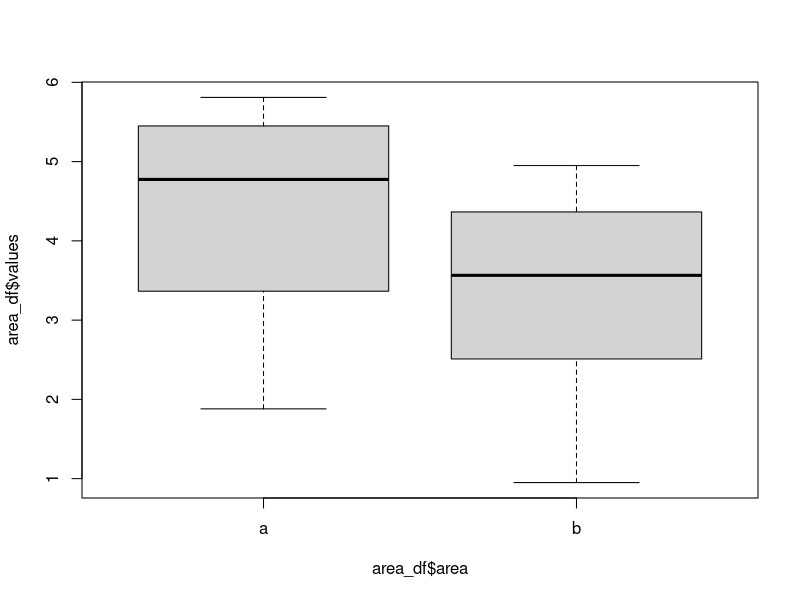

Generate this figure with R:
## ---- chunk 1
# data
area_a <- c(2.92, 1.88, 5.35, 3.81, 4.69, 4.86, 5.81, 5.55)
area_b <- c(1.84, 0.95, 4.26, 3.18, 3.44, 3.69, 4.95, 4.47)

# format for anova and regression
area_df <- data.frame(values = c(area_a, area_b),
                      area = c(rep('a',8), rep('b',8))
                      )

# anova test
anova_out <- anova(lm(values ~ area, data = area_df))
anova_out
## ---- chunk 2
boxplot(area_df$values ~ area_df$area)
